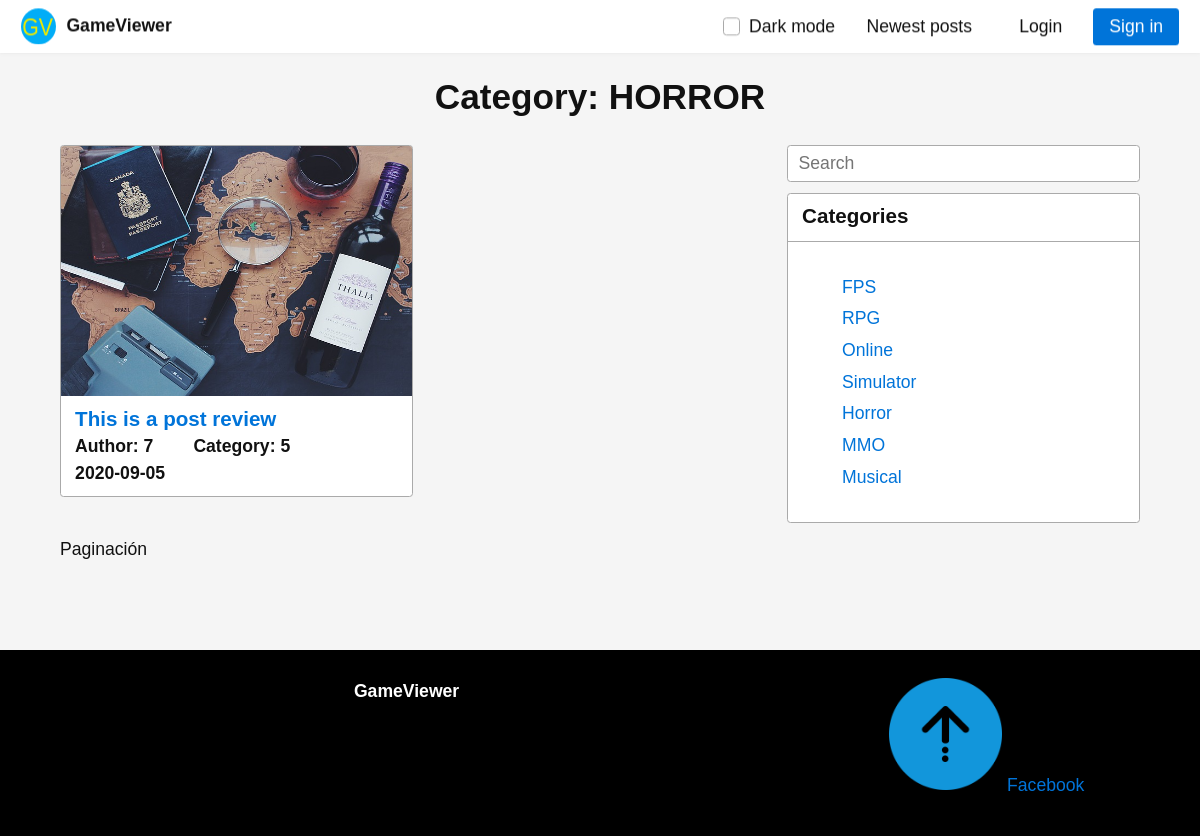
Before: /category/Horror with the older database file.
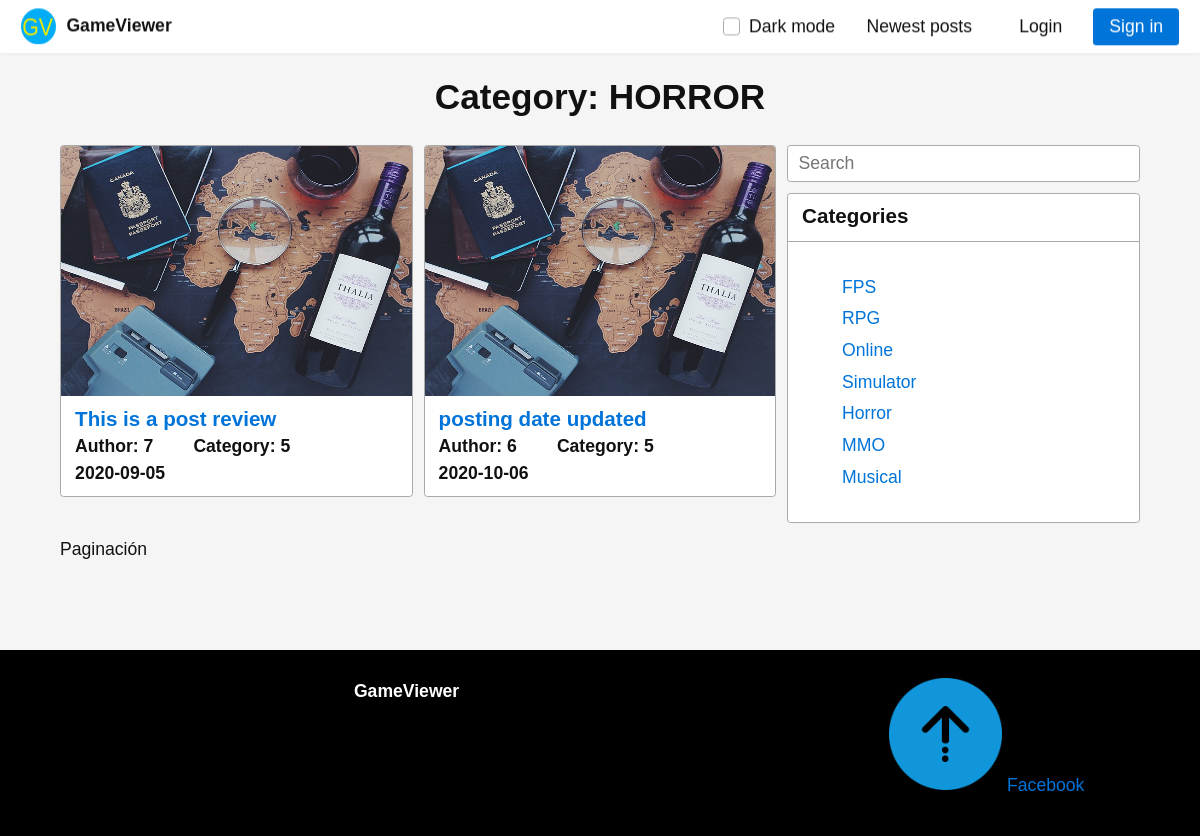
After: the same page with the newer database file.
### models.py (models this page shows, shortened)
class Reviews(db.Model):
    id = db.Column(db.Integer, primary_key = True)
    id_user = db.Column(db.Integer, db.ForeignKey('users.id'), nullable=False)
    id_cat = db.Column(db.Integer, db.ForeignKey('categories.id'), nullable=False)
    title = db.Column(db.Text(50))
    img = db.Column(db.Text(50))
    content = db.Column(db.Text(50))
    created_at = db.Column(db.Text(50))

class Categories(db.Model):
    id = db.Column(db.Integer, primary_key = True)
    name = db.Column(db.Text(50))

### controller.py (the view)
@app.route("/category/<cat_name>")
def category(cat_name):
    if session.get('user') != None :
        user = Users.query.filter_by(id = session['user']).first()
    else:
        user = {"id": "0"}
    get_cat = Categories.query.filter_by(name = cat_name ).first()
    reviews = Reviews.query.filter_by(id_cat = get_cat.id )
    categ = Categories.query.all()
    category = cat_name
    return render_template("category.html", categ_name = category, cats = categ, user = user, reviews = reviews)

### templates/category.html (shortened to what this page needs)
{% extends "layout/base.html" %}
{% block title %} Category: {{ categ_name.upper() }} {% endblock %}
{% block content %}
<div class="two-third-600">
    <div class="flex two-600">
        {% for review in reviews %}
        <div>
            <article class="card">
                <img style="width: 100%; max-height: 250px;"
                    src="{{ url_for('static', filename = 'img/travel.jpg' ) }}" alt="post img">
                <header>
                    <h3><a href="{{ url_for('review', review_title = review.title, id = review.id) }}"> {{ review.title }} </a></h3><br>
                    <h4>Author: {{ review.id_user }} </h4>
                    <h4> Category: {{ review.id_cat }} </h4>
                    <h4>{{ review.created_at }}</h4>
                </header>
            </article>
        </div>
        {% endfor %}
    </div>
    <p>Paginación</p>
</div>
{% include "layout/categories-card.html" %}
{% endblock %}

### templates/layout/categories-card.html
<div class="third-600">
    <form action="">
        <fieldset class="flex one">
            <label><input type="text" placeholder="Search" /></label>
        </fieldset>
    </form>
    <article class="card">
        <header>
            <h3>Categories</h3>
        </header>
        <footer>
            <ul>
                {% for cat in cats %}
                <li><a href="{{ url_for('category', cat_name = cat.name) }}"> {{ cat.name }} </a></li>
                {% endfor %}
            </ul>
        </footer>
    </article>
</div>

Changed rows visible on the page:
now on this page (row edited): Reviews: title "posting date updated", id_user "6", id_cat "5", created_at "2020-10-06"
